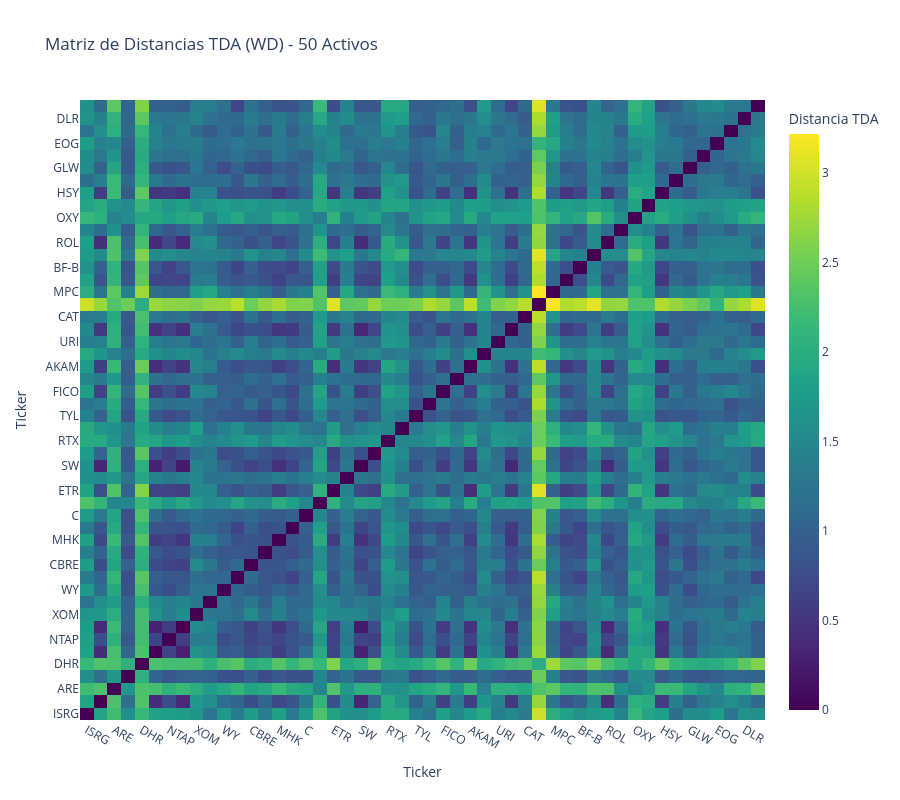

Source (notebook cell):
### Markdown cell above
### Visualización de resultados

### Code cell
# =======================================================
# 📊 VISUALIZACIÓN: HEATMAP DE DISTANCIAS TDA
# =======================================================

# Crear heatmap de matriz de distancias
fig = go.Figure(data=go.Heatmap(
    z=dist_matrix,
    x=tickers_list,
    y=tickers_list,
    colorscale='Viridis',
    colorbar=dict(title="Distancia TDA")
))

fig.update_layout(
    title=f"Matriz de Distancias TDA ({DISTANCE_TYPE}) - {len(tickers_list)} Activos",
    xaxis_title="Ticker",
    yaxis_title="Ticker",
    width=900,
    height=800
)

fig.show()

print("✅ Heatmap de distancias generado")

### Figure 1 — Plotly figure (JSON) as saved in the notebook; plotly's stock layout.template omitted (floating-point values rounded to 4 significant figures; data arrays with more than 128 entries replaced by an {"elided": "..."} marker saying what was removed)
{"data": [{"colorbar": {"title": {"text": "Distancia TDA"}}, "colorscale": [[0, "#440154"], [0.1111, "#482878"], [0.2222, "#3e4989"], [0.3333, "#31688e"], [0.4444, "#26828e"], [0.5556, "#1f9e89"], [0.6667, "#35b779"], [0.7778, "#6ece58"], [0.8889, "#b5de2b"], [1, "#fde725"]], "type": "heatmap", "x": ["ISRG", "AMZN", "ARE", "IPG", "DHR", "HOLX", "NTAP", "HUM", "XOM", "CCI", "WY", "TECH", "CBRE", "STX", "MHK", "MCK", "C", "CMI", "ETR", "A", "SW", "CFG", "RTX", "REG", "TYL", "NOW", "FICO", "FRT", "AKAM", "ADP", "URI", "WMB", "CAT", "JNJ", "MPC", "TPR", "BF-B", "CMCSA", "ROL", "CDNS", "OXY", "WRB", "HSY", "FIS", "GLW", "CAH", "EOG", "CCL", "DLR", "DTE"], "y": ["ISRG", "AMZN", "ARE", "IPG", "DHR", "HOLX", "NTAP", "HUM", "XOM", "CCI", "WY", "TECH", "CBRE", "STX", "MHK", "MCK", "C", "CMI", "ETR", "A", "SW", "CFG", "RTX", "REG", "TYL", "NOW", "FICO", "FRT", "AKAM", "ADP", "URI", "WMB", "CAT", "JNJ", "MPC", "TPR", "BF-B", "CMCSA", "ROL", "CDNS", "OXY", "WRB", "HSY", "FIS", "GLW", "CAH", "EOG", "CCL", "DLR", "DTE"], "z": {"elided": "50x50 float values"}}], "layout": {"height": 800, "title": {"text": "Matriz de Distancias TDA (WD) - 50 Activos"}, "width": 900, "xaxis": {"title": {"text": "Ticker"}}, "yaxis": {"title": {"text": "Ticker"}}}}
